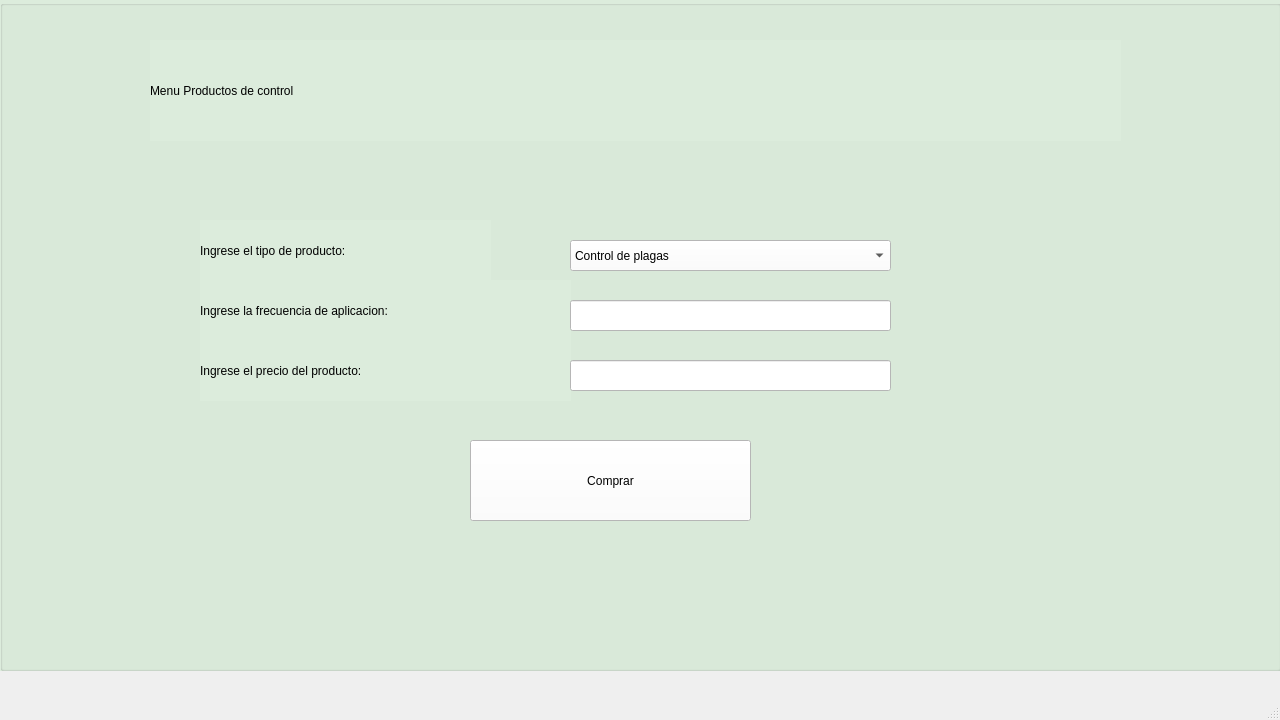
<?xml version="1.0" encoding="UTF-8"?>
<ui version="4.0">
 <class>MainWindow</class>
 <widget class="QMainWindow" name="MainWindow">
  <property name="geometry">
   <rect>
    <x>0</x>
    <y>0</y>
    <width>1280</width>
    <height>720</height>
   </rect>
  </property>
  <property name="minimumSize">
   <size>
    <width>1280</width>
    <height>720</height>
   </size>
  </property>
  <property name="maximumSize">
   <size>
    <width>1280</width>
    <height>720</height>
   </size>
  </property>
  <property name="windowTitle">
   <string>MainWindow</string>
  </property>
  <widget class="QWidget" name="centralwidget">
   <widget class="QGroupBox" name="groupBox">
    <property name="geometry">
     <rect>
      <x>0</x>
      <y>0</y>
      <width>1281</width>
      <height>671</height>
     </rect>
    </property>
    <property name="styleSheet">
     <string notr="true">background-color: rgb(220, 236, 220);</string>
    </property>
    <property name="title">
     <string/>
    </property>
    <widget class="QLabel" name="label">
     <property name="geometry">
      <rect>
       <x>150</x>
       <y>40</y>
       <width>971</width>
       <height>101</height>
      </rect>
     </property>
     <property name="styleSheet">
      <string notr="true">font: 72pt &quot;MS Shell Dlg 2&quot;;
font: 48pt &quot;MS Shell Dlg 2&quot;;</string>
     </property>
     <property name="text">
      <string>Menu Productos de control</string>
     </property>
    </widget>
    <widget class="QPushButton" name="bttn_comprar">
     <property name="geometry">
      <rect>
       <x>470</x>
       <y>440</y>
       <width>281</width>
       <height>81</height>
      </rect>
     </property>
     <property name="styleSheet">
      <string notr="true">background-color: rgb(255, 255, 255);
font: 14pt &quot;MS Shell Dlg 2&quot;;</string>
     </property>
     <property name="text">
      <string>Comprar</string>
     </property>
    </widget>
    <widget class="QLabel" name="label_2">
     <property name="geometry">
      <rect>
       <x>200</x>
       <y>220</y>
       <width>291</width>
       <height>61</height>
      </rect>
     </property>
     <property name="styleSheet">
      <string notr="true">font: 14pt &quot;MS Shell Dlg 2&quot;;</string>
     </property>
     <property name="text">
      <string>Ingrese el tipo de producto:</string>
     </property>
    </widget>
    <widget class="QComboBox" name="tipo_producto_control">
     <property name="geometry">
      <rect>
       <x>570</x>
       <y>240</y>
       <width>321</width>
       <height>31</height>
      </rect>
     </property>
     <property name="styleSheet">
      <string notr="true">background-color: rgb(255, 255, 255);</string>
     </property>
     <item>
      <property name="text">
       <string>Control de plagas</string>
      </property>
     </item>
     <item>
      <property name="text">
       <string>Fertilizantes</string>
      </property>
     </item>
    </widget>
    <widget class="QLabel" name="label_3">
     <property name="geometry">
      <rect>
       <x>200</x>
       <y>280</y>
       <width>371</width>
       <height>61</height>
      </rect>
     </property>
     <property name="styleSheet">
      <string notr="true">font: 14pt &quot;MS Shell Dlg 2&quot;;</string>
     </property>
     <property name="text">
      <string>Ingrese la frecuencia de aplicacion:</string>
     </property>
    </widget>
    <widget class="QLineEdit" name="frec_aplicacion">
     <property name="geometry">
      <rect>
       <x>570</x>
       <y>300</y>
       <width>321</width>
       <height>31</height>
      </rect>
     </property>
     <property name="styleSheet">
      <string notr="true">background-color: rgb(255, 255, 255);</string>
     </property>
    </widget>
    <widget class="QLabel" name="label_4">
     <property name="geometry">
      <rect>
       <x>200</x>
       <y>340</y>
       <width>371</width>
       <height>61</height>
      </rect>
     </property>
     <property name="styleSheet">
      <string notr="true">font: 14pt &quot;MS Shell Dlg 2&quot;;</string>
     </property>
     <property name="text">
      <string>Ingrese el precio del producto:</string>
     </property>
    </widget>
    <widget class="QLineEdit" name="precio_producto">
     <property name="geometry">
      <rect>
       <x>570</x>
       <y>360</y>
       <width>321</width>
       <height>31</height>
      </rect>
     </property>
     <property name="styleSheet">
      <string notr="true">background-color: rgb(255, 255, 255);</string>
     </property>
    </widget>
   </widget>
  </widget>
  <widget class="QMenuBar" name="menubar">
   <property name="geometry">
    <rect>
     <x>0</x>
     <y>0</y>
     <width>1280</width>
     <height>26</height>
    </rect>
   </property>
  </widget>
  <widget class="QStatusBar" name="statusbar"/>
 </widget>
 <resources/>
 <connections/>
</ui>
